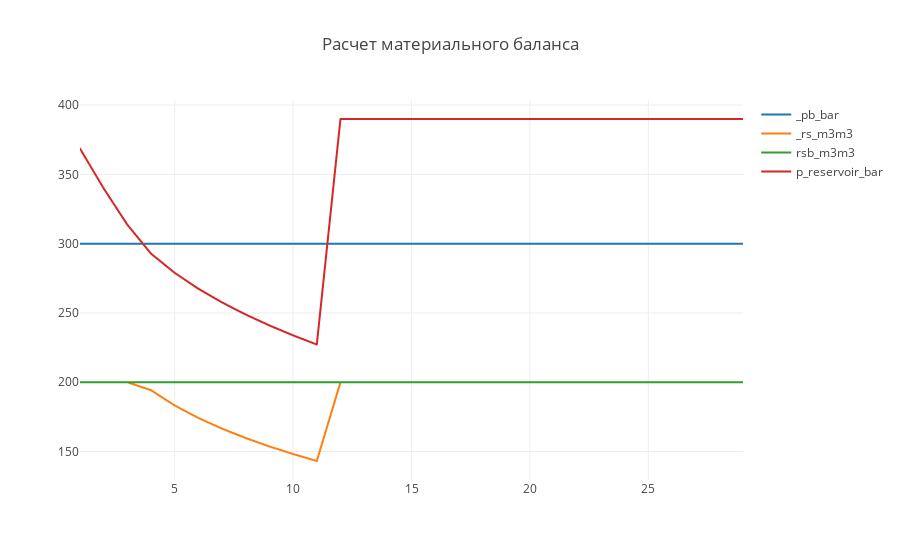

Source (notebook cell):
### Code cell
numbers_fluid_list = [16,26,3]
data_trace_fluid = create_traces_list_by_num(x_data_month, fluid_data,  numbers_fluid_list)
numbers_MB_list = [3]
data_trace_MB = create_traces_list_by_num(x_data_month, MB_data,  numbers_MB_list)
data = (connect_traces(data_trace_fluid, data_trace_MB))
plot()

### Figure 1 — Plotly figure (JSON) as saved in the notebook; plotly's stock layout.template omitted (floating-point values rounded to 4 significant figures)
{"data": [{"mode": "lines", "name": "_pb_bar", "type": "scattergl", "uid": "e1df1818-4548-4989-8b72-9bf85d492f93", "x": [1, 2, 3, 4, 5, 6, 7, 8, 9, 10, 11, 12, 13, 14, 15, 16, 17, 18, 19, 20, 21, 22, 23, 24, 25, 26, 27, 28, 29], "y": [300, 300, 300, 300, 300, 300, 300, 300, 300, 300, 300, 300, 300, 300, 300, 300, 300, 300, 300, 300, 300, 300, 300, 300, 300, 300, 300, 300, 300]}, {"mode": "lines", "name": "_rs_m3m3", "type": "scattergl", "uid": "0f8f1d00-3a59-49a9-b56b-3580d579e2c9", "x": [1, 2, 3, 4, 5, 6, 7, 8, 9, 10, 11, 12, 13, 14, 15, 16, 17, 18, 19, 20, 21, 22, 23, 24, 25, 26, 27, 28, 29], "y": [200, 200, 200, 194.2, 183.2, 174.2, 166.5, 159.7, 153.6, 148.1, 143.1, 200, 200, 200, 200, 200, 200, 200, 200, 200, 200, 200, 200, 200, 200, 200, 200, 200, 200]}, {"mode": "lines", "name": "rsb_m3m3", "type": "scattergl", "uid": "84e2c8d8-df9b-4549-bdee-676af0f39b8d", "x": [1, 2, 3, 4, 5, 6, 7, 8, 9, 10, 11, 12, 13, 14, 15, 16, 17, 18, 19, 20, 21, 22, 23, 24, 25, 26, 27, 28, 29], "y": [200, 200, 200, 200, 200, 200, 200, 200, 200, 200, 200, 200, 200, 200, 200, 200, 200, 200, 200, 200, 200, 200, 200, 200, 200, 200, 200, 200, 200]}, {"mode": "lines", "name": "p_reservoir_bar", "type": "scattergl", "uid": "42d95a62-7d81-4a0e-a4ac-65ed2eafd5b9", "x": [1, 2, 3, 4, 5, 6, 7, 8, 9, 10, 11, 12, 13, 14, 15, 16, 17, 18, 19, 20, 21, 22, 23, 24, 25, 26, 27, 28, 29], "y": [368.6, 339.9, 313.7, 292.8, 278.9, 267.5, 257.6, 248.8, 241.0, 233.8, 227.2, 390, 390, 390, 390, 390, 390, 390, 390, 390, 390, 390, 390, 390, 390, 390, 390, 390, 390]}], "layout": {"title": {"text": "Расчет материального баланса"}}}
